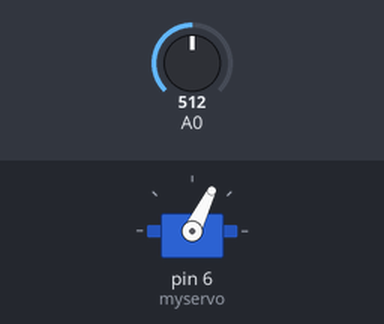
A sketch run on a simulated Arduino Uno, built with avr-gcc and run on an emulated ATmega328P. On the bench: servo. The inputs (shaded band) are chosen by the test bench; at power-on: A0 = 512.

Above: at 1.2 s.
1.3 s: A0 set to 716
At 2.3 s:
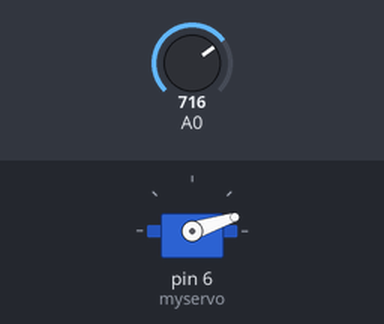
2.8 s: A0 set to 306
At 3.4 s:
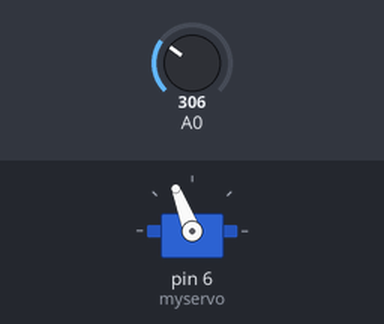
4.3 s: A0 set to 122
At 4.6 s:
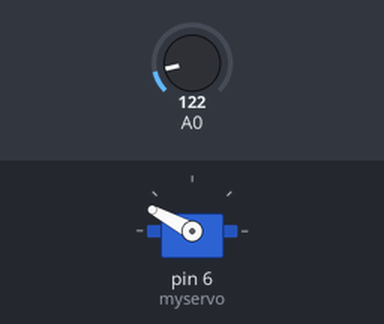
5.8 s: A0 set to 0
At 6.9 s:
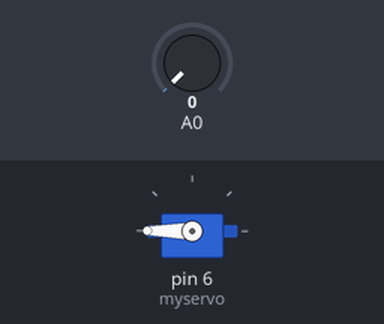
Timing chart, 0 to 8.3 s (numbered marks = the images above; inputs shaded):
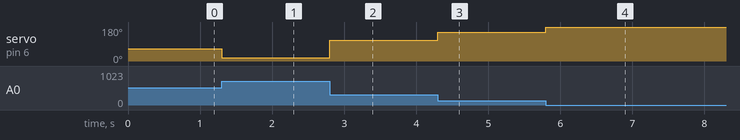

Measured:
- after the input at 1.3 s, servo on pin 6 (myservo): 64° → 18° at once
- after the input at 2.8 s, servo on pin 6 (myservo): 18° → 111° at once
- after the input at 4.3 s, servo on pin 6 (myservo): 111° → 152° at once
- after the input at 5.8 s, servo on pin 6 (myservo): 152° → 180° at once

The sketch:

servo_ex02.ino
```cpp
#include <Servo.h>
Servo myservo;
int pos = 0;

void setup() {
  myservo.attach(6);
}

void loop() {
  int water_val = analogRead(A0);
  pos = map(water_val * -1, -800, 0, 0, 180);
  myservo.write(pos);
}
```
